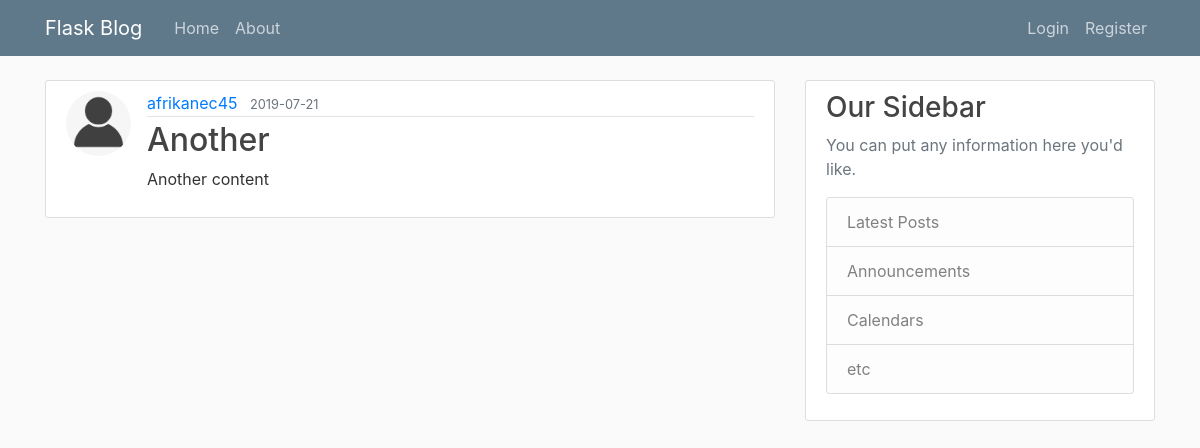
The page /post/2 on the database as committed earlier.
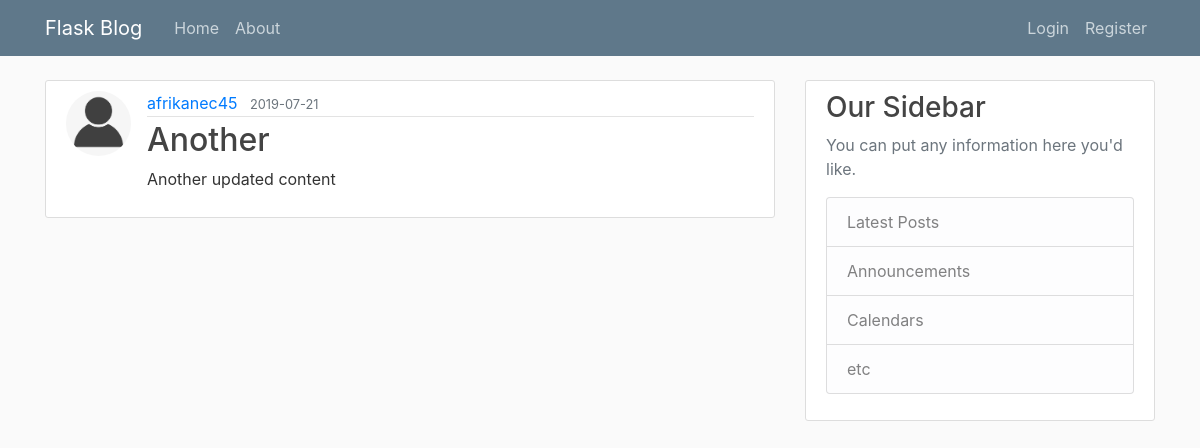
The same page on the database as committed later.
### flask_blog/models.py (models this page shows, shortened)
class Post(db.Model):
    id = db.Column(db.Integer, primary_key=True)
    title = db.Column(db.String(100), nullable=False)
    content = db.Column(db.Text, nullable=False)
    date_posted = db.Column(db.DateTime, nullable=False, default=datetime.utcnow)
    user_id = db.Column(db.Integer, db.ForeignKey('user.id'))

### flask_blog/routes.py (the view)
@app.route('/post/<int:post_id>')
def post_detail(post_id):
    post = Post.query.get_or_404(post_id)
    return render_template('post_detail.html', title=post.title, post=post)

### flask_blog/templates/post_detail.html (shortened to what this page needs)
{% extends 'layout.html' %}
{% block content %}
        <article class="media content-section">
            <img class="rounded-circle article-img" src="{{ url_for('static', filename='profile_pics/' + post.author.image_file) }}">
            <div class="media-body">
                <div class="article-metadata">
                    <a class="mr-2" href="#">{{ post.author.username }}</a>
                    <small class="text-muted">{{ post.date_posted.strftime('%Y-%m-%d') }}</small>
                </div>
                <h2 class="article-title">{{ post.title }}</h2>
                <p class="article-content">{{ post.content }}</p>
            </div>
        </article>
{% endblock %}

Rows that differ between the two databases and show on the page:
changed Post "Another": content "Another content" → "Another updated content"
